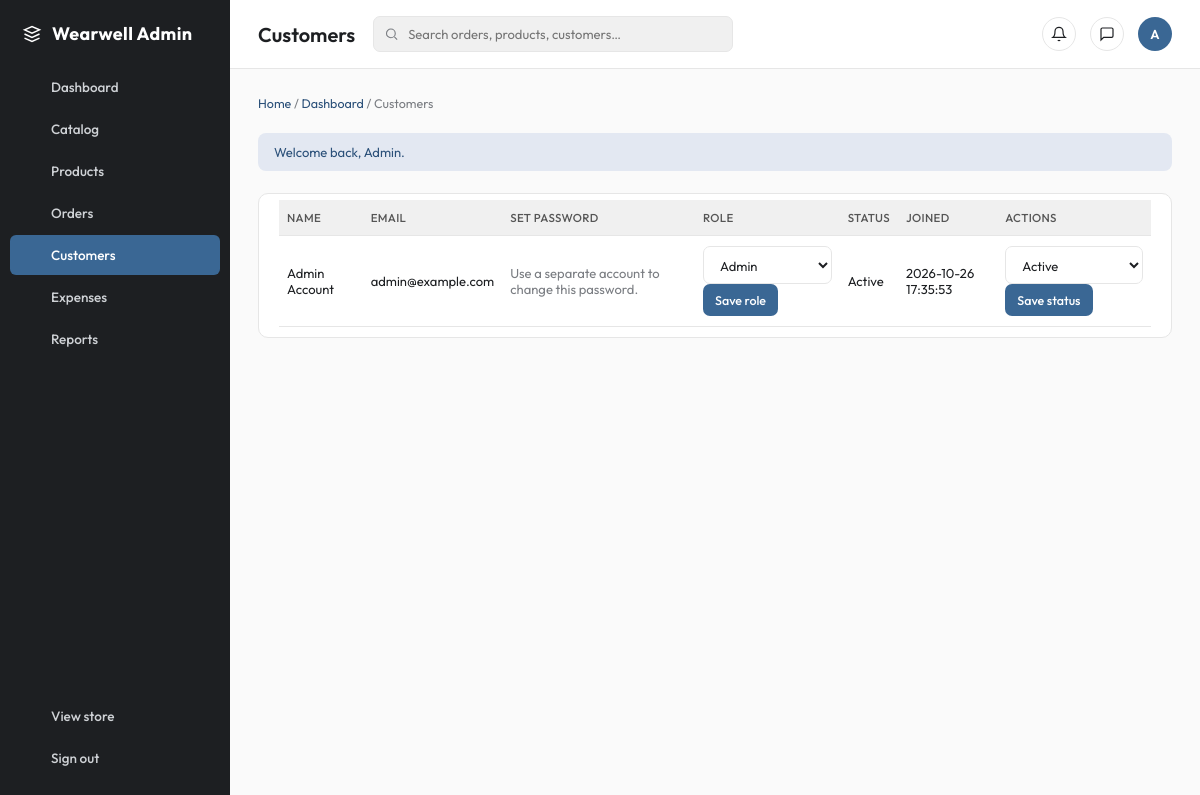
The page /admin/users.php (signed in) on the database its author committed.
### tables this page shows
CREATE TABLE users (
    user_id BIGINT UNSIGNED AUTO_INCREMENT PRIMARY KEY,
    role_name ENUM('Customer', 'Admin') NOT NULL DEFAULT 'Customer',
    status_id TINYINT UNSIGNED NOT NULL,
    first_name VARCHAR(80) NOT NULL,
    last_name VARCHAR(80) NOT NULL,
    email VARCHAR(190) NOT NULL UNIQUE,
    password_hash VARCHAR(255) NOT NULL,
    phone VARCHAR(30) NULL,
    profile_photo VARCHAR(255) NULL,
    created_at TIMESTAMP NOT NULL DEFAULT CURRENT_TIMESTAMP,
    updated_at TIMESTAMP NOT NULL DEFAULT CURRENT_TIMESTAMP ON UPDATE CURRENT_TIMESTAMP,
    CONSTRAINT fk_users_status FOREIGN KEY (status_id) REFERENCES account_statuses (status_id)
);

CREATE TABLE account_statuses (
    status_id TINYINT UNSIGNED AUTO_INCREMENT PRIMARY KEY,
    status_name VARCHAR(30) NOT NULL UNIQUE
);

### includes/functions.php (called while the page is built, shortened)
<?php
function e(mixed $value): string
{
    return htmlspecialchars((string) $value, ENT_QUOTES, "UTF-8");
}
function current_user(): ?array
{
    return $_SESSION["user"] ?? null;
}

### admin/users.php (the view, shortened to what this page needs)
<?php
require_once __DIR__ . "/../includes/functions.php";
$users = $pdo
    ->query(
        "SELECT u.user_id,u.first_name,u.last_name,u.email,u.created_at,u.status_id,u.role_name,s.status_name FROM users u JOIN account_statuses s ON s.status_id=u.status_id ORDER BY u.created_at DESC",
    )
    ->fetchAll();
$roles = ["Admin", "Customer"];
$statuses = $pdo
    ->query(
        "SELECT status_id,status_name FROM account_statuses ORDER BY status_name",
    )
    ->fetchAll();
require __DIR__ . "/../includes/admin_header.php";
?>
<div class="table-wrap">
  <table>
    <thead>
      <tr>
        <th>Name</th>
        <th>Email</th>
        <th>Set password</th>
        <th>Role</th>
        <th>Status</th>
        <th>Joined</th>
        <th>Actions</th>
      </tr>
    </thead>
    <tbody>
      <?php foreach ($users as $u): ?>
      <tr>
        <td><?= e($u["first_name"] . " " . $u["last_name"]) ?></td>
        <td><?= e($u["email"]) ?></td>
        <td>
          <?php if ((int) $u["user_id"] === (int) current_user()["id"]): ?>
            <span class="muted">Use a separate account to change this password.</span>
          <?php endif; ?>
        </td>
        <td>
          <form method="post">
            <input type="hidden" name="csrf" value="<?= e(
                csrf_token(),
            ) ?>" /><input type="hidden" name="user_id" value="<?= (int) $u[
    "user_id"
] ?>" /><input type="hidden" name="action" value="role" /><select
              name="role_name"
            >
              <?php foreach ($roles as $role): ?>
              <option value="<?= e($role) ?>" <?= $u[
    "role_name"
] === $role
    ? "selected"
    : "" ?>><?= e($role) ?></option>
              <?php endforeach; ?></select
            ><button>Save role</button>
          </form>
        </td>
        <td><?= e($u["status_name"]) ?></td>
        <td><?= e($u["created_at"]) ?></td>
        <td>
          <form method="post">
            <input type="hidden" name="csrf" value="<?= e(
                csrf_token(),
            ) ?>" /><input type="hidden" name="user_id" value="<?= (int) $u[
    "user_id"
] ?>" /><input type="hidden" name="action" value="status" /><select
              name="status_id"
            >
              <?php foreach ($statuses as $st): ?>
              <option value="<?= (int) $st["status_id"] ?>" <?= (int) $u[
    "status_id"
] === (int) $st["status_id"]
    ? "selected"
    : "" ?>><?= e($st["status_name"]) ?></option>
              <?php endforeach; ?></select
            ><button>Save status</button>
          </form>
        </td>
      </tr>
      <?php endforeach; ?>
    </tbody>
  </table>
</div>
<?php require __DIR__ . "/../includes/admin_footer.php"; ?>

### assets/css/admin.css (style rules this page uses)
* { box-sizing: border-box; }
body { margin: 0; font-family: "Outfit", system-ui, sans-serif; background: #fafafa; color: #1d1f22; }
table { width: 100%; border-collapse: collapse; font-size: 13px; }
th, td { text-align: left; padding: 10px 8px; border-bottom: 1px solid #e6e6e6; }
th { background: #f0f0f0; font-weight: 500; color: #555; font-size: 11.5px; text-transform: uppercase; letter-spacing: 0.03em; }
.muted { color: #7a7d82; }
.table-wrap { background: #fff; border: 1px solid #e6e6e6; border-radius: 10px; padding: 6px 20px 10px; overflow: auto; }
.table-wrap table { margin: 0; }
input, select, textarea { width: 100%; padding: 9px 12px; border: 1px solid #e6e6e6; border-radius: 7px; font: inherit; font-size: 13px; background: #fff; color: #1d1f22; }
button, .button { display: inline-block; background: #3a6794; border: 0; border-radius: 7px; color: #fff; min-height: 32px; padding: 7px 12px; font: 500 12.5px "Outfit", sans-serif; line-height: 1.3; cursor: pointer; text-decoration: none; white-space: nowrap; }

### rows shown on the page
users: first_name+last_name "Admin Account", email "admin@example.com", shows "Use a separate account to change this password.", status.status_name "Active", created_at "2026-10-26 17:35:53", status_id "Active"

### other values the page prints
$label "Dashboard"
$label "Catalog"
$label "Products"
$label "Orders"
$label "Customers"
$label "Expenses"
$label "Reports"
$pageTitle "Customers"
$initial "A"
$notice[0] "Welcome back, Admin."
form field role_name "Admin"
